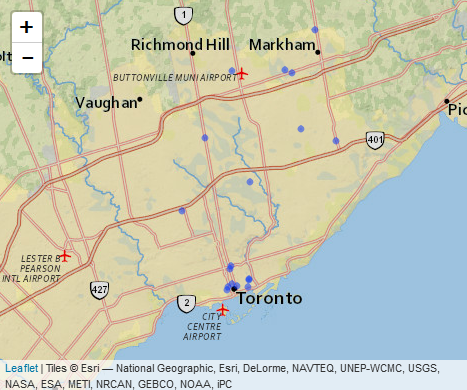

Here is the R script that generated this plot:
business<-dbGetQuery(channel, "select * from business;")
jennifer<-(review %>%
             filter(user_id ==
                      
                      "CxDOIDnH8gp9KXzpBHJYXw"))
recent_review<-head(jennifer[order(jennifer$date,decreasing = T),],20)
recentactivity<-(business%>%
                    filter(business$business_id %in% 
                      ((recent_review %>%
                      filter(user_id ==
                               "CxDOIDnH8gp9KXzpBHJYXw"))$business_id)
                    )
                )
recentactivity$latitude<-as.numeric(recentactivity$latitude)
recentactivity$longitude<-as.numeric(recentactivity$longitude)
center_lon = median(recentactivity$longitude,na.rm = TRUE)
center_lat = median(recentactivity$latitude,na.rm = TRUE)

leaflet(recentactivity) %>% addProviderTiles("Esri.NatGeoWorldMap") %>%
  addCircles(lng = ~longitude, lat = ~latitude,radius = 1)  %>%
  
  # controls
  setView(lng=center_lon, lat=center_lat,zoom = 10)
